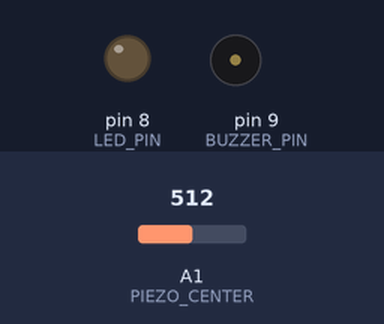
Recording of a program running on a simulated Arduino Uno, built with avr-gcc and run on an emulated ATmega328P. Parts: output pins drawn as LEDs (lit = HIGH), buzzer (waves = sounding, pin HIGH). Inputs (shaded band) come from the test bench; at power-on: A1 (PIEZO_CENTER) = 512. What the program prints to the serial monitor is not drawn.

Above: at 0.1 s.
At 5.1 s:
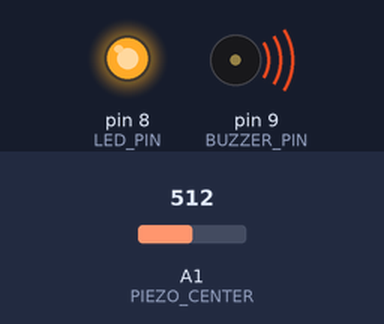
Timing chart, 0 to 11.5 s (numbered marks = the images above):
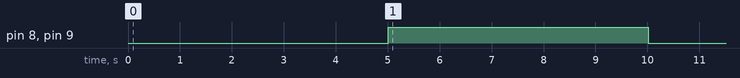

Measured:
- by itself, pin 8 (LED_PIN), pin 9 (BUZZER_PIN): LOW → HIGH at 5.0 s, → LOW 5.0 s later

The program:

main.cpp
```cpp
#include <Arduino.h>

// --- Pin Assignments ---
#define PIEZO_CENTER A1     // Center piezo sensor
#define BUZZER_PIN 9        // Buzzer pin (follows LED)
#define LED_PIN 8           // LED pin

#define THRESHOLD 900       // Sensor reads < 900 when pressed
#define HOLD_TIME 3000      // Must hold for 3 seconds
#define ALERT_DURATION 5000 // Keep LED/Buzzer ON for 5 seconds

// --- Variables ---
unsigned long pressStartTime = 0;
unsigned long alertStartTime = 0;
bool isPressed = false;
bool alertActive = false;
bool sensorReleased = true;

void setup() {
  pinMode(BUZZER_PIN, OUTPUT);
  pinMode(LED_PIN, OUTPUT);

  digitalWrite(BUZZER_PIN, LOW);  // Buzzer OFF initially
  digitalWrite(LED_PIN, LOW);     // LED OFF initially

  Serial.begin(9600);
  delay(2000);  // Optional warm-up
}

void loop() {
  int sensorValue = analogRead(PIEZO_CENTER);
  Serial.println(sensorValue);

  unsigned long currentTime = millis();

  // --- If alert is ON, keep LED & buzzer ON for 5 seconds ---
  if (alertActive) {
    if (currentTime - alertStartTime >= ALERT_DURATION) {
      digitalWrite(LED_PIN, LOW);      // LED OFF
      digitalWrite(BUZZER_PIN, LOW);   // Buzzer OFF (follows LED)
      alertActive = false;
      sensorReleased = false;
      Serial.println("🔕 LED/Buzzer OFF after 5 sec");
    }
    return;
  }

  // --- Wait until sensor is released before next trigger ---
  if (!sensorReleased && sensorValue > THRESHOLD) {
    sensorReleased = true;
    Serial.println("🟢 Sensor released — Ready for next alert");
  }

  // --- Detect valid press & trigger LED (and buzzer with it) ---
  if (sensorValue < THRESHOLD && sensorReleased) {
    if (!isPressed) {
      pressStartTime = currentTime;
      isPressed = true;
    }

    if (currentTime - pressStartTime >= HOLD_TIME) {
      digitalWrite(LED_PIN, HIGH);     // LED ON
      digitalWrite(BUZZER_PIN, HIGH);  // Buzzer ON (follows LED)
      alertStartTime = currentTime;
      alertActive = true;
      isPressed = false;
      Serial.println("✅ Held 3 sec — LED/Buzzer ON for 5 sec");
    }
  } else {
    isPressed = false;
    pressStartTime = 0;
  }

  delay(100);
}
```
